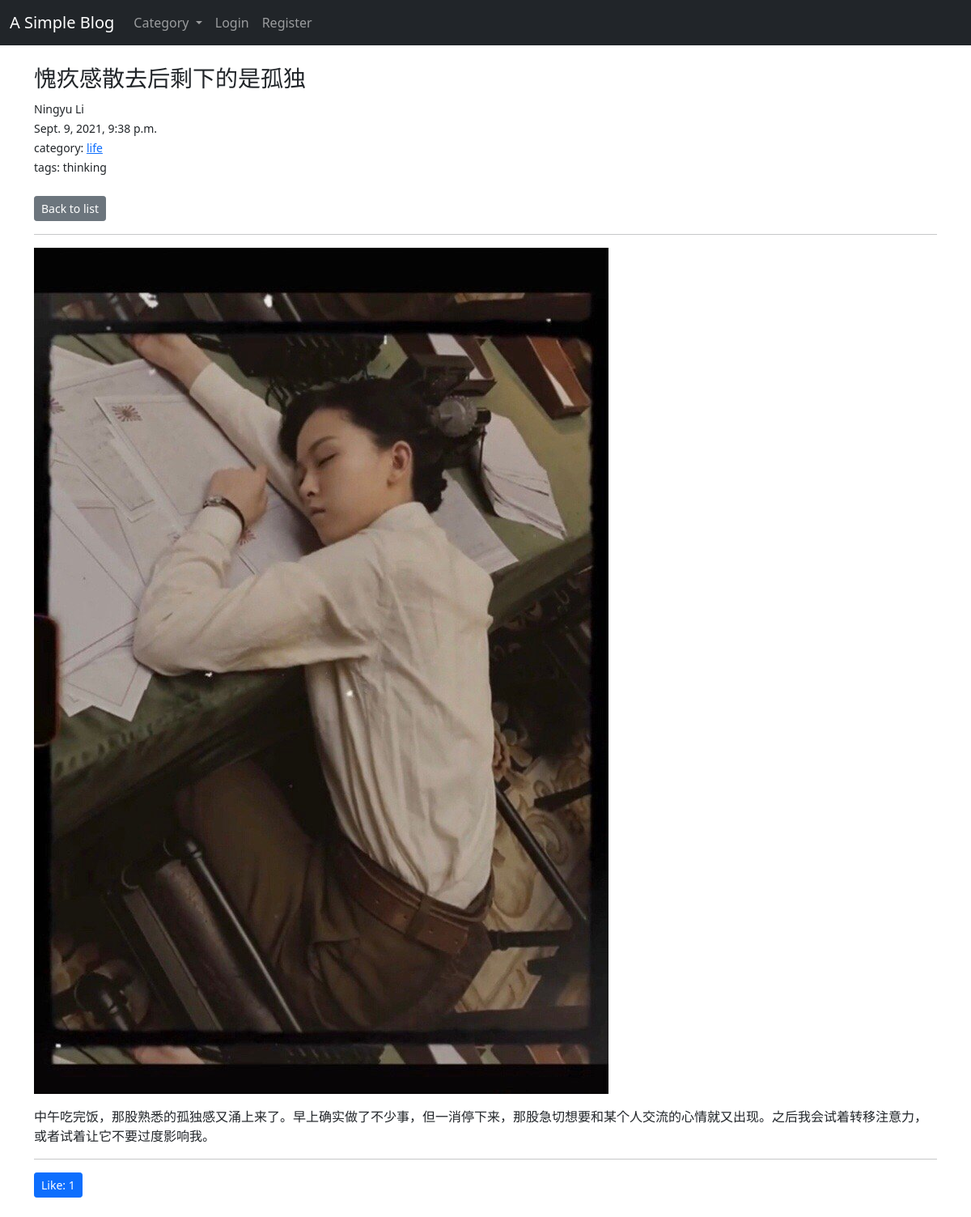
Page /article/31/ on the committed database.
### myBlog/models.py (models this page shows, shortened)
class Post(models.Model):
    title = models.CharField(max_length=255)
    author = models.ForeignKey(User, on_delete=CASCADE, null=False)
    tag = models.CharField(max_length=255)
    category = models.CharField(max_length=50, default="coding")
    body = RichTextField(blank=True, null=True)
    image = models.ImageField(null=True, blank=True, upload_to='images/')
    post_time = models.DateTimeField(auto_now_add=True)
    likes = models.ManyToManyField(User, related_name="like_list")
    class Meta:
        ordering = ['-post_time']
    def total_likes(self):
        return self.likes.count()

### myBlog/views.py (the view)
# urls.py: path('article/<int:pk>/', views.ArticleDetailView.as_view(),
class ArticleDetailView(generic.DetailView):
    model = Post
    template_name = 'myBlog/article_detail.html'
    def get_context_data(self, **kwargs):
        post = get_object_or_404(Post, pk=self.kwargs['pk'])
        liked = False
        if post.likes.filter(pk=self.request.user.id):
            liked = True
        context = super().get_context_data(**kwargs)
        context['liked'] = liked
        return context

### myBlog/context_processors.py (called while the page is built)
def get_category_list(request):
    category_list = Category.objects.all()
    return {
        'category_list': category_list,
    }

### myBlog/models.py (called while the page is built)
    def __str__(self):
        return self.name

### myBlog/templates/myBlog/article_detail.html (shortened to what this page needs)
{% extends 'base.html' %}
{% load static %}
 {% block body %}
<br>
<h3>{{ post.title }}</h3>
<small>{{ post.author.first_name }} {{ post.author.last_name }}</small>
<br />
<small>{{ post.post_time }}</small>
<br />
<small>category: <a href="{% url 'category_posts' post.category %}">{{ post.category }}</a></small>
<br />
<small>tags: {{ post.tag }}</small>
<br>
<br>
<a href="{% url 'home' %}" class="btn btn-secondary btn-sm">Back to list</a>
<hr>
{% if post.image %}
<img src="{{ post.image.url }}" alt="Post's image">
{% endif %}
<p>{{ post.body|safe }}</p>
<hr>
<form action="{% url 'like' post.pk %}" method="POST">
	<button class="{% if liked %} btn btn-danger btn-sm {% endif %} btn btn-primary btn-sm">Like:
		{{ post.total_likes }}</button>
</form>
<br>
{% endblock %}

### rows in the picture
Post: title "愧疚感散去后剩下的是孤独", author.first_name "Ningyu", author.last_name "Li", post_time "Sept. 9, 2021, 9:38 p.m.", category "life", tag "thinking", image (picture), body "中午吃完饭，那股熟悉的孤独感又涌上来了。早上确实做了不少事，但一消停下来，那股急切想要和某个人交流的心情就又出现。之后我会试着转移注意力，或者试着让它不要过度影响我。", total_likes "1"
